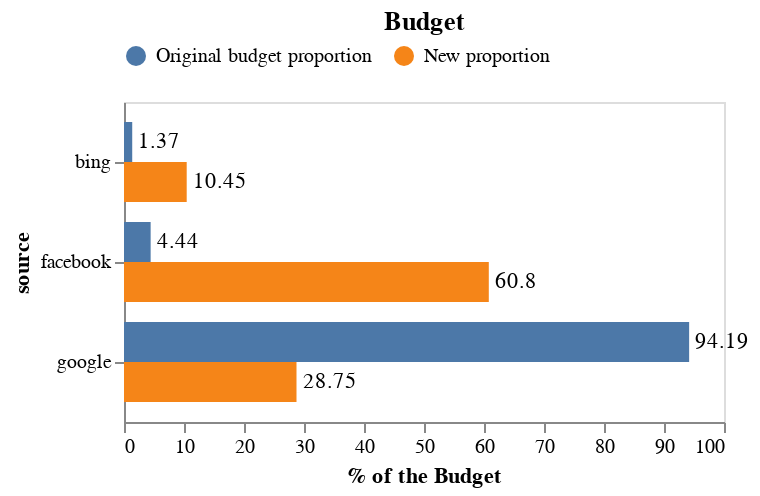

The code cell stored with this chart in its notebook:
### Code cell
DeepnoteChart(df_13, """{"layer":[{"layer":[{"mark":{"clip":true,"type":"bar","color":"#4c78a8","tooltip":true},"encoding":{"x":{"axis":{"grid":false,"title":"% of the Budget"},"sort":null,"type":"quantitative","field":"proportion_budget","scale":{"type":"linear"},"format":{"type":"default","decimals":null},"aggregate":"sum","formatType":"numberFormatFromNumberType"},"y":{"axis":{"grid":false},"sort":null,"type":"nominal","field":"source","scale":{"type":"linear"}},"color":{"datum":"Original budget proportion"},"yOffset":{"datum":"Original budget proportion"}}},{"mark":{"dx":3,"dy":0,"fill":"black","type":"text","align":"left","baseline":"middle"},"encoding":{"x":{"axis":{"grid":false,"title":"% of the Budget"},"sort":null,"type":"quantitative","field":"proportion_budget","scale":{"type":"linear"},"format":{"type":"default","decimals":null},"aggregate":"sum","formatType":"numberFormatFromNumberType"},"y":{"axis":{"grid":false},"sort":null,"type":"nominal","field":"source","scale":{"type":"linear"}},"text":{"sort":null,"type":"quantitative","field":"proportion_budget","aggregate":"sum"},"color":{"datum":"Original budget proportion"},"yOffset":{"datum":"Original budget proportion"}}}]},{"layer":[{"mark":{"clip":true,"type":"bar","color":"#f58518","tooltip":true},"encoding":{"x":{"axis":{"grid":false},"sort":null,"type":"quantitative","field":"new_proportion_budget","scale":{"type":"linear"},"format":{"type":"default","decimals":null},"aggregate":"sum","formatType":"numberFormatFromNumberType"},"y":{"axis":{"grid":false},"sort":null,"type":"nominal","field":"source","scale":{"type":"linear"}},"color":{"datum":"New proportion"},"yOffset":{"datum":"New proportion"}}},{"mark":{"dx":3,"dy":0,"fill":"black","type":"text","align":"left","baseline":"middle"},"encoding":{"x":{"axis":{"grid":false},"sort":null,"type":"quantitative","field":"new_proportion_budget","scale":{"type":"linear"},"format":{"type":"default","decimals":null},"aggregate":"sum","formatType":"numberFormatFromNumberType"},"y":{"axis":{"grid":false},"sort":null,"type":"nominal","field":"source","scale":{"type":"linear"}},"text":{"sort":null,"type":"quantitative","field":"new_proportion_budget","aggregate":"sum"},"color":{"datum":"New proportion"},"yOffset":{"datum":"New proportion"}}}]}],"title":"Budget","config":{"legend":{"orient":"top"}},"$schema":"https://vega.github.io/schema/vega-lite/v5.json","encoding":{}}""")

### Figure 1 — Vega-Lite specification as saved in the notebook (floating-point values rounded to 4 significant figures)
{"layer": [{"layer": [{"mark": {"clip": true, "type": "bar", "color": "#4c78a8", "tooltip": true}, "encoding": {"x": {"axis": {"grid": false, "title": "% of the Budget"}, "sort": null, "type": "quantitative", "field": "proportion_budget", "scale": {"type": "linear"}, "format": {"type": "default", "decimals": null}, "aggregate": "sum", "formatType": "numberFormatFromNumberType"}, "y": {"axis": {"grid": false}, "sort": null, "type": "nominal", "field": "source", "scale": {"type": "linear"}}, "color": {"datum": "Original budget proportion"}, "yOffset": {"datum": "Original budget proportion"}}}, {"mark": {"dx": 3, "dy": 0, "fill": "black", "type": "text", "align": "left", "baseline": "middle"}, "encoding": {"x": {"axis": {"grid": false, "title": "% of the Budget"}, "sort": null, "type": "quantitative", "field": "proportion_budget", "scale": {"type": "linear"}, "format": {"type": "default", "decimals": null}, "aggregate": "sum", "formatType": "numberFormatFromNumberType"}, "y": {"axis": {"grid": false}, "sort": null, "type": "nominal", "field": "source", "scale": {"type": "linear"}}, "text": {"sort": null, "type": "quantitative", "field": "proportion_budget", "aggregate": "sum"}, "color": {"datum": "Original budget proportion"}, "yOffset": {"datum": "Original budget proportion"}}}]}, {"layer": [{"mark": {"clip": true, "type": "bar", "color": "#f58518", "tooltip": true}, "encoding": {"x": {"axis": {"grid": false}, "sort": null, "type": "quantitative", "field": "new_proportion_budget", "scale": {"type": "linear"}, "format": {"type": "default", "decimals": null}, "aggregate": "sum", "formatType": "numberFormatFromNumberType"}, "y": {"axis": {"grid": false}, "sort": null, "type": "nominal", "field": "source", "scale": {"type": "linear"}}, "color": {"datum": "New proportion"}, "yOffset": {"datum": "New proportion"}}}, {"mark": {"dx": 3, "dy": 0, "fill": "black", "type": "text", "align": "left", "baseline": "middle"}, "encoding": {"x": {"axis": {"grid": false}, "sort": null, "type": "quantitative", "field": "new_proportion_budget", "scale": {"type": "linear"}, "format": {"type": "default", "decimals": null}, "aggregate": "sum", "formatType": "numberFormatFromNumberType"}, "y": {"axis": {"grid": false}, "sort": null, "type": "nominal", "field": "source", "scale": {"type": "linear"}}, "text": {"sort": null, "type": "quantitative", "field": "new_proportion_budget", "aggregate": "sum"}, "color": {"datum": "New proportion"}, "yOffset": {"datum": "New proportion"}}}]}], "title": "Budget", "config": {"legend": {"orient": "top"}}, "$schema": "https://vega.github.io/schema/vega-lite/v5.json", "encoding": {}, "data": {"values": [{"source": "bing", "proportion_ROAS": 0.1, "proportion_budget": 1.37, "new_proportion_budget": 10.45, "proportion_revenue": 0.48, "new_proportion_revenue": 2.36}, {"source": "facebook", "proportion_ROAS": 0.61, "proportion_budget": 4.44, "new_proportion_budget": 60.8, "proportion_revenue": 9.01, "new_proportion_revenue": 79.8}, {"source": "google", "proportion_ROAS": 0.29, "proportion_budget": 94.19, "new_proportion_budget": 28.75, "proportion_revenue": 90.51, "new_proportion_revenue": 17.84}]}}
